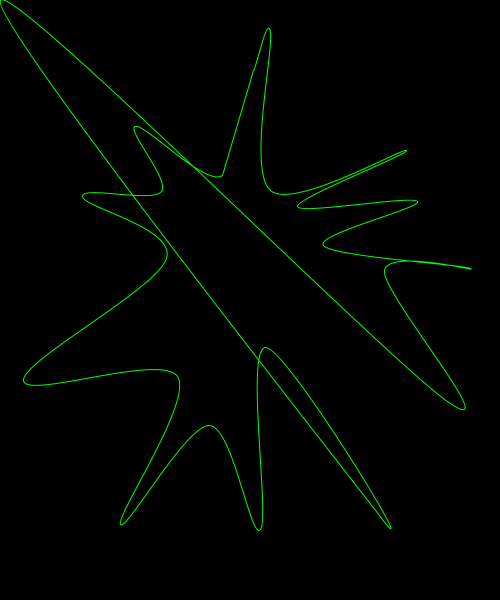
Frame 1 (no input)
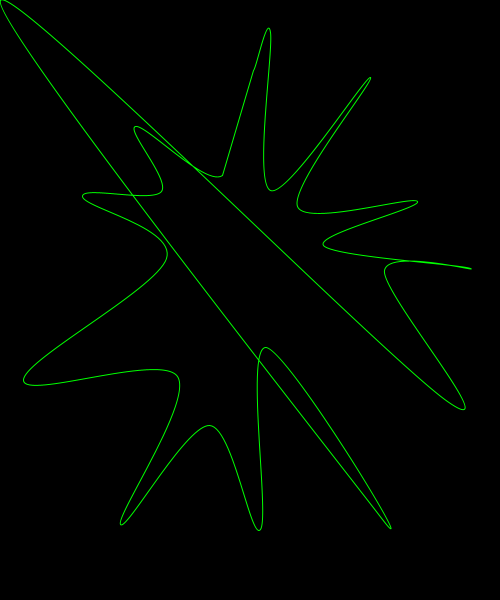
Frame 60 (the mouse pressed at the canvas centre just before this capture)
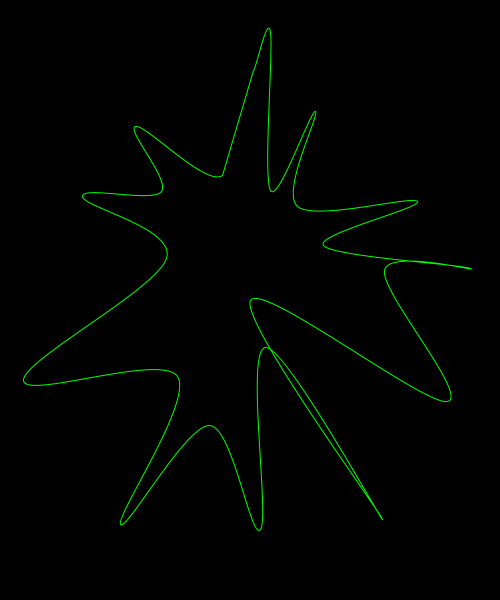
Frame 120 (the mouse held since frame 60 and released just before this capture)

The Processing sketch that drew these frames (run headless with seeded random() and noise(); from frame 60 on, the mouse is pressed at the canvas centre):

// Processing sketch: day2_09_vertexShapes_curve
// ── day2_09_vertexShapes_curve.pde
// https://processing.org/reference/beginShape_.html
// https://processing.org/reference/endShape_.html

void setup() {
  size( 500, 600 );
  background(0);
}

void draw() {
  background(0);

  noFill();
  stroke(0, 255, 0); // green
  // add points as many as you want!!

  beginShape();
  curveVertex(234, 55);
  curveVertex(222, 175);
  curveVertex(135, 126);
  curveVertex(161, 191);
  curveVertex(82, 196);
  curveVertex(166, 258);
  curveVertex(23, 380);
  curveVertex(177, 376);
  curveVertex(120, 524);
  curveVertex(209, 425);
  curveVertex(260, 529);
  curveVertex(265, 347);
  curveVertex(382, 519);
  curveVertex(mouseX, mouseY);
  curveVertex(447, 401);
  curveVertex(384, 270);
  curveVertex(470, 268);
  curveVertex(323, 245);
  curveVertex(417, 201);
  curveVertex(297, 206);
  curveVertex(363 + cos(frameCount*0.5)*50, 127 + sin(frameCount*0.5)*50);
  curveVertex(270, 190);
  curveVertex(270, 32);
  curveVertex(253, 70);
  curveVertex(251, 52);
  endShape(CLOSE);
}

void mousePressed() {
  println( "curveVertex("   +   mouseX   +   ","   +   mouseY   +   ");" );
}
